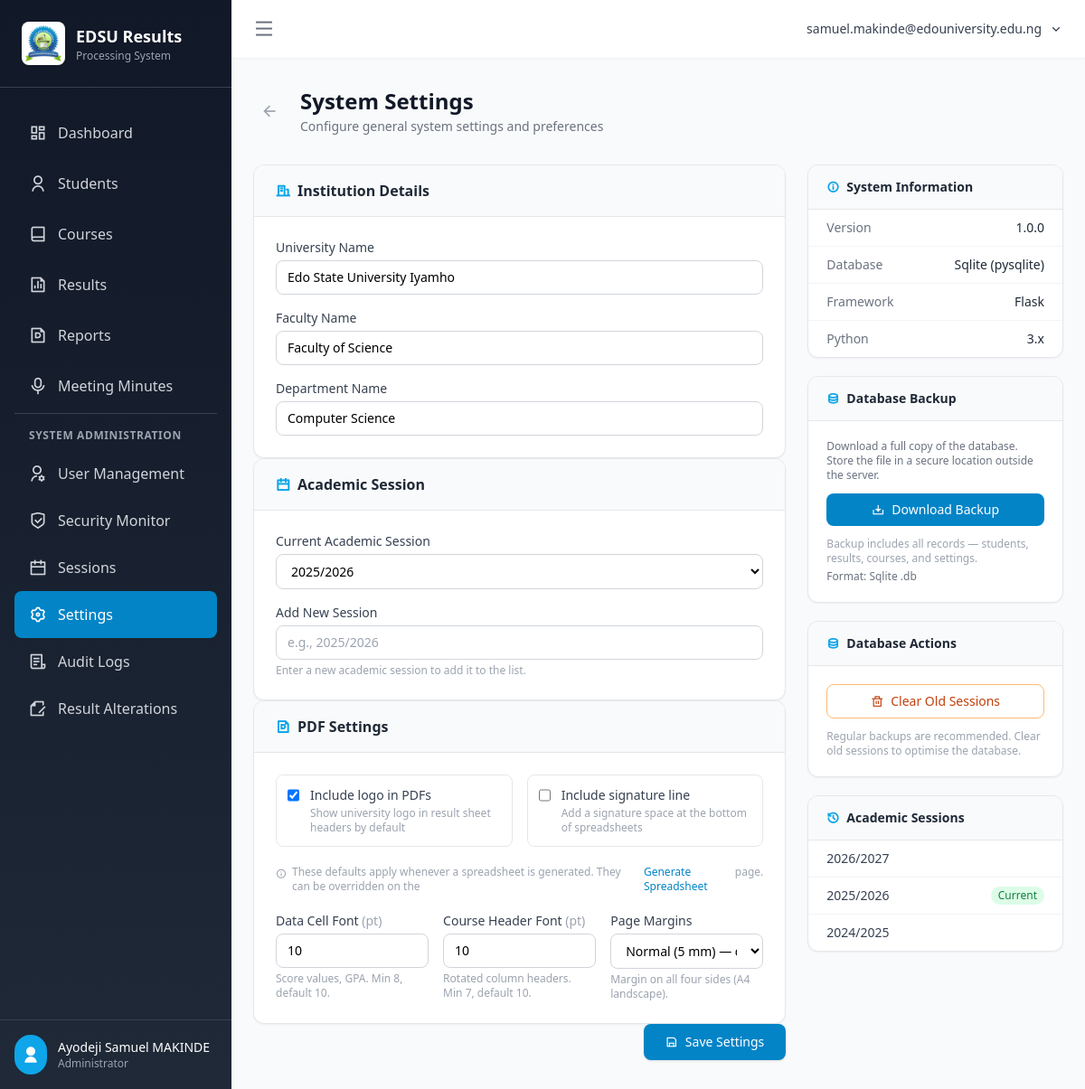
The page /settings/system (signed in) on the database as committed earlier.
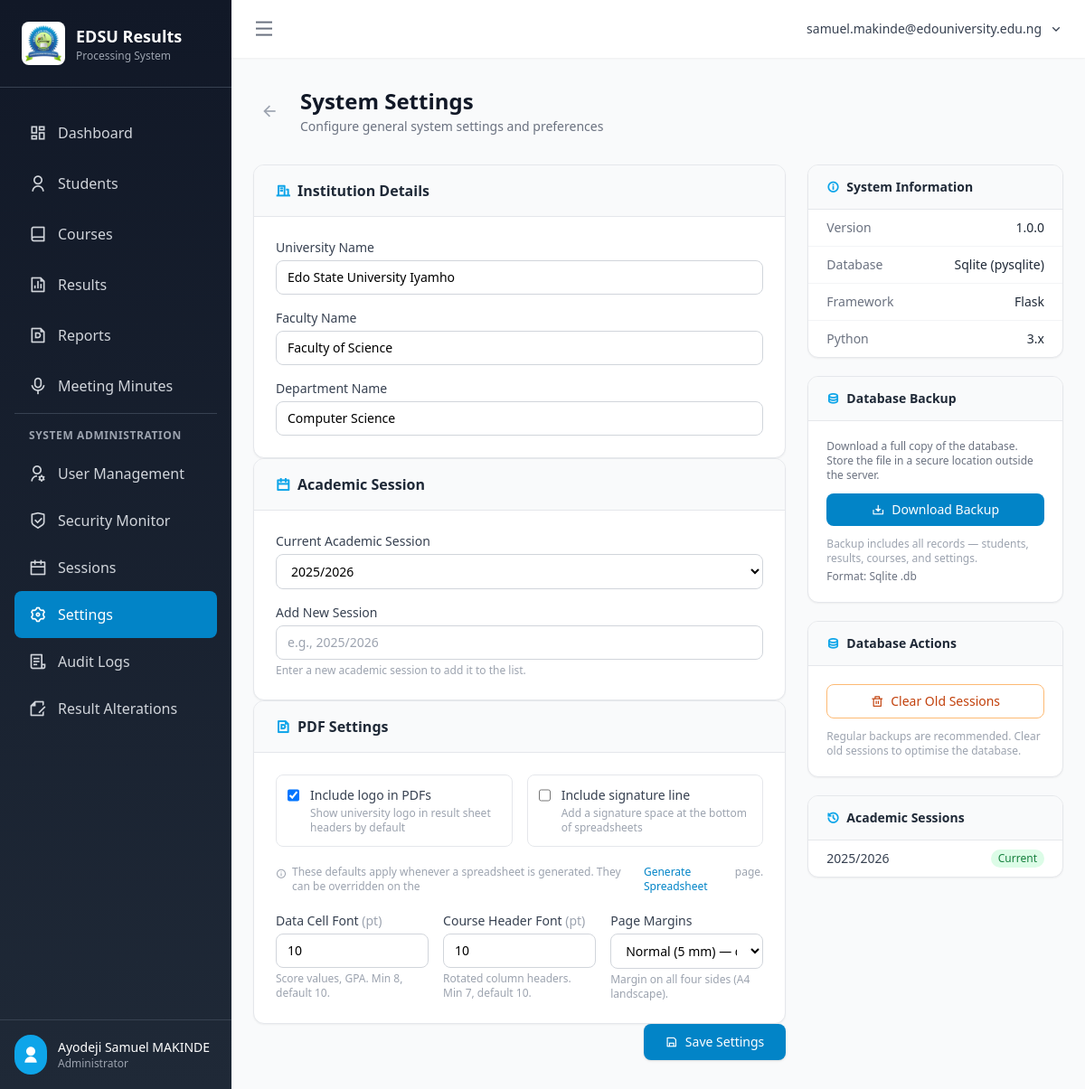
The same page on the database as committed later.
### app/models.py (models this page shows)
class AcademicSession(db.Model):
    __tablename__ = 'academic_sessions'
    id = db.Column(db.Integer, primary_key=True)
    session_name = db.Column(db.String(20), unique=True, nullable=False)  # e.g., "2025/2026"
    is_current = db.Column(db.Boolean, default=False)
    created_at = db.Column(db.DateTime, default=datetime.utcnow)
    students = db.relationship('Student', backref='session', lazy='dynamic')
    results = db.relationship('Result', backref='session', lazy='dynamic')

### app/routes/settings.py (the view)
@settings_bp.route('/system')
@login_required
@admin_or_hod_required
def system():
    from app.models import AcademicSession
    settings = {s.key: s.value for s in SystemSetting.query.all()}
    sessions = AcademicSession.query.order_by(AcademicSession.session_name.desc()).all()
    db_info = {
        'dialect': db.engine.dialect.name,
        'driver': db.engine.dialect.driver
    }
    from flask import url_for
    try:
        clear_url = url_for('settings.clear_old_data')
    except Exception:
        clear_url = None
    backup_url = url_for('settings.backup_database') if current_user.role == 'admin' else None
    return render_template('settings/system.html', settings=settings,
                           sessions=sessions, config=Config,
                           db_info=db_info, clear_url=clear_url,
                           backup_url=backup_url)

### app/models.py (called while the page is built)
@login_manager.user_loader
def load_user(user_id):
    return User.query.get(int(user_id))

    def is_level_adviser(self):
        return self.role == 'level_adviser'

### app/routes/auth.py (called while the page is built)
def admin_or_hod_required(f):
    @wraps(f)
    def decorated_function(*args, **kwargs):
        if not current_user.is_authenticated or current_user.role not in ['admin', 'hod']:
            flash('Access denied. This feature is only accessible by Administrators or Head of Department.', 'danger')
            return redirect(url_for('dashboard.index'))
        return f(*args, **kwargs)
    return decorated_function

### app/templates/settings/system.html (shortened to what the changed rows need)
{% extends "base.html" %}
{% block content %}
<div class="mb-8">
  <div class="flex items-center gap-4">
    <div>
      <h1 class="text-2xl font-bold text-gray-900">System Settings</h1>
    </div>
  </div>
</div>
<div class="grid grid-cols-1 lg:grid-cols-3 gap-6">
  <div class="lg:col-span-2 space-y-6">
    <form method="POST" action="{{ url_for('settings.update_system') }}">
      <div class="bg-white rounded-xl border border-gray-200 shadow-sm overflow-hidden">
        <div class="border-b border-gray-200 bg-gray-50 px-6 py-4">
          <h2 class="font-semibold text-gray-800 flex items-center gap-2">
            <i class="ri-building-line text-primary-500"></i> Institution Details
          </h2>
        </div>
      </div>
      <div class="bg-white rounded-xl border border-gray-200 shadow-sm overflow-hidden">
        <div class="border-b border-gray-200 bg-gray-50 px-6 py-4">
          <h2 class="font-semibold text-gray-800 flex items-center gap-2">
            <i class="ri-calendar-line text-primary-500"></i> Academic Session
          </h2>
        </div>
      </div>
      <div class="bg-white rounded-xl border border-gray-200 shadow-sm overflow-hidden">
        <div class="border-b border-gray-200 bg-gray-50 px-6 py-4">
          <h2 class="font-semibold text-gray-800 flex items-center gap-2">
            <i class="ri-file-pdf-line text-primary-500"></i> PDF Settings
          </h2>
        </div>
      </div>
    </form>
  </div>
  <div class="space-y-5">
    <div class="bg-white rounded-xl border border-gray-200 shadow-sm overflow-hidden">
      <div class="divide-y divide-gray-100">
        {% for label, value in [
          ('Version',   '1.0.0'),
          ('Database',  db_info.dialect|capitalize + (' (' + db_info.driver + ')' if db_info.driver else '')),
          ('Framework', 'Flask'),
          ('Python',    '3.x')
        ] %}
        <div class="flex items-center justify-between px-5 py-2.5 text-sm">
          <span class="text-gray-500">{{ label }}</span>
          <span class="font-medium text-gray-800">{{ value }}</span>
        </div>
        {% endfor %}
      </div>
    </div>
    <div class="bg-white rounded-xl border border-gray-200 shadow-sm overflow-hidden">
      <ul class="divide-y divide-gray-100">
        {% for session in sessions %}
        <li class="flex items-center justify-between px-5 py-2.5 text-sm">
          <span class="text-gray-700">{{ session.session_name }}</span>
          {% if session.is_current %}
          <span class="px-2 py-0.5 bg-green-100 text-green-700 rounded-full text-xs font-medium">Current</span>
          {% endif %}
        </li>
        {% else %}
        <li class="px-5 py-3 text-sm text-gray-400">No sessions found.</li>
        {% endfor %}
      </ul>
    </div>
  </div>
</div>
{% endblock %}

Rows that differ between the two databases and show on the page:
removed AcademicSession: session_name "2026/2027"
removed AcademicSession: session_name "2024/2025"
